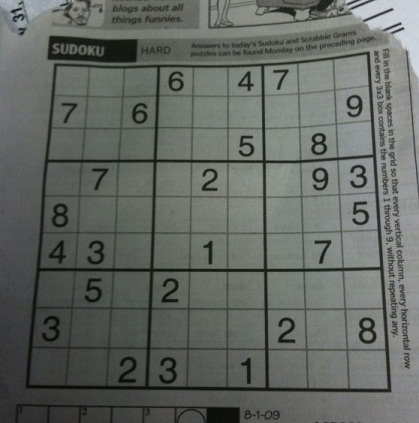
#> input picture Deteccao de linha/sudoku-original.jpg, 419 x 423 px, given in place of the camera
$ python lines_video_gray.py
#> lines starting #> are read from the running program, lines starting #| are printed output that depends on the picture; after the words box and inside, x2 and y2 are one past the last pixel; in counts of white or black regions, pixels touching at a corner belong together
import numpy as np
import cv2

cap = cv2.VideoCapture(0)

while(True):


    width = cap.get(3)  # float
    height = cap.get(4) # float


    # Capture frame-by-frame
    ret, frame = cap.read()
#> frame is the input picture: shape (423, 419, 3); mean B, G, R 98.9, 103.6, 99.4

    # filter colour range we want
    hsv = cv2.cvtColor(frame, cv2.COLOR_BGR2HSV)
#> hsv: shape (423, 419, 3); mean H, S, V 58.6, 17.2, 104
    gray = cv2.cvtColor(frame, cv2.COLOR_BGR2GRAY)

    low_gray = np.array([0])
    up_gray = np.array([100])
    mask = cv2.inRange(gray, low_gray, up_gray)
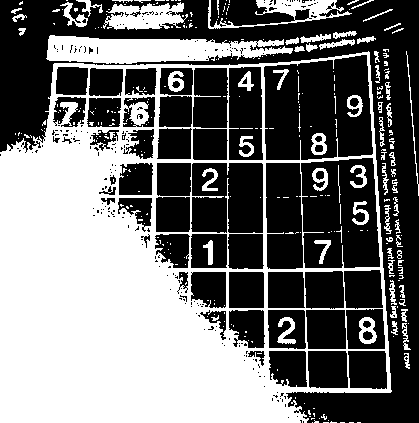
#> mask: shape (423, 419); 45.1% white; 303 white regions (226 under 20 px), largest, box (x1, y1, x2, y2) and area: (0, 51, 392, 423) 65753, (46, 35, 293, 64) 4760, (103, 2, 188, 30) 1520

    # Apply edge detection method on the image
    edges = cv2.Canny(mask,75,150)
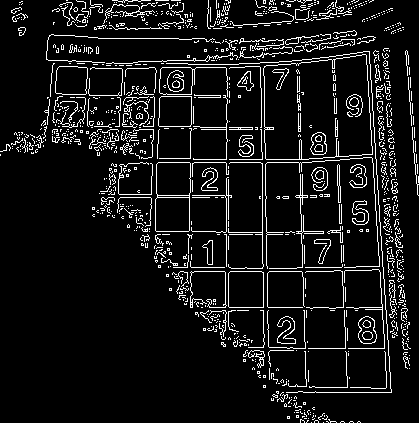
#> edges: shape (423, 419); 8.6% white in thin lines or dots

    # This returns an array of r and theta values
    lines = cv2.HoughLinesP(edges, 1, np.pi/180, 50, maxLineGap=80)
#> lines = 95 rows, first 6: [226, 321, 226, 0], [262, 6, 268, 361], [339, 156, 347, 392], [190, 307, 398, 307], [298, 1, 305, 418], [364, 4, 391, 392]

    # The below for loop runs till r and theta values
    # are in the range of the 2d array
    if lines is not None:
        for line in lines:
            x1, y1, x2, y2 = line[0]
            cv2.line(frame, (x1, y1), (x2, y2), (0, 255, 0), 3)
#> this loop made 95 passes
#> (x1, y1, x2, y2) on passes 1 to 12: (226, 321, 226, 0), (262, 6, 268, 361), (339, 156, 347, 392), (190, 307, 398, 307), (298, 1, 305, 418), (364, 4, 391, 392), (258, 7, 264, 387), (361, 3, 389, 392), (379, 13, 404, 361), (333, 2, 346, 392), (187, 301, 192, 13), (383, 11, 408, 363)
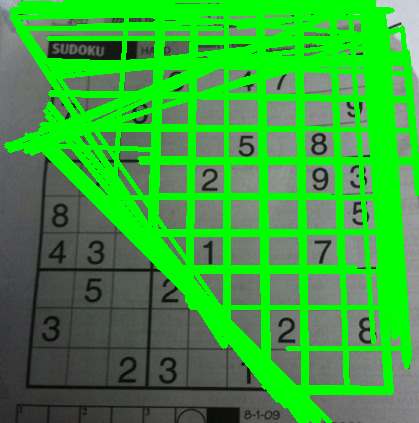
#> frame: shape (423, 419, 3); mean B, G, R 57.7, 162.1, 57.8


    #Teste a implementar como achar o contorno e centro de massa


    #Binariza a imagem
    ret,thresh = cv2.threshold(gray,127,255,0)
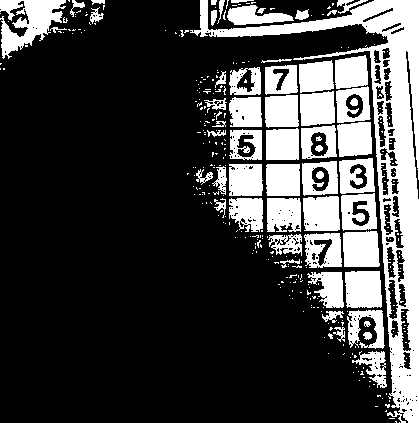
#> thresh: shape (423, 419); 25.6% white; 333 white regions (274 under 20 px), largest, box (x1, y1, x2, y2) and area: (190, 0, 419, 423) 14935, (0, 0, 66, 59) 2037, (345, 271, 382, 308) 1282


    M = cv2.moments(thresh)
#> M = moments, m00 11573940, centre m10/m00, m01/m00 = (318.6, 161.5)

    xmedio = int(M['m10']/M['m00'])
#> xmedio = 318
    ymedio = int(M['m01']/M['m00'])
#> ymedio = 161

    print("O x medio eh " + str(xmedio))
#| O x medio eh 318
    print("O y medio eh " + str(ymedio))
#| O y medio eh 161

    cv2.circle(frame, (xmedio, ymedio), 5, (255, 255, 255), -1)
#> frame: shape (423, 419, 3); 0.05% of pixels changed, all inside (x1, y1, x2, y2) = (313, 156, 324, 167)


    dist1x = (width/4 - xmedio)
#> dist1x = -213.2
    dist2x = (3*width/4 - xmedio)
#> dist2x = -3.75


    cv2.line(frame, (int(width/4), int(height/2)), (int(xmedio), int(height/2)), (255, 0, 0), 3)
    cv2.line(frame, (int(3*width/4), int(height/2)), (int(xmedio), int(height/2)), (255, 0, 0), 3)


    cv2.circle(frame,(int(width/4),int(height/2) ), 20, (0,0,255), -1)
    cv2.circle(frame,( int(3*width/4), int(height/2) ), 20, (0,0,255), -1)
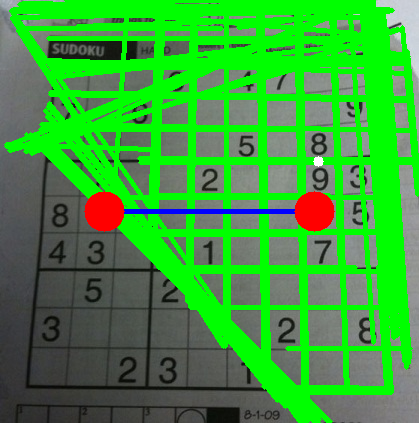
#> frame: shape (423, 419, 3); mean B, G, R 57.8, 158.7, 60.3


    print("A distancia em x1 eh " + str(dist1x) )
#| A distancia em x1 eh -213.25
    print("A distancia em x2 eh " + str(dist2x))
#| A distancia em x2 eh -3.75


    # Display the resulting frame
    cv2.imshow('mascara',mask)
    cv2.imshow('bordas',edges)
    cv2.imshow('gray',gray)
    cv2.imshow('imagem',frame)

    if cv2.waitKey(1) & 0xFF == ord('q'):
#> (key q is pressed here)
        break

# When everything done, release the capture
cap.release()
cv2.destroyAllWindows()

$ run again, on Deteccao de linha/index.jpeg
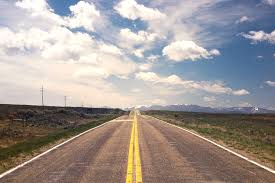
#> input picture Deteccao de linha/index.jpeg, 275 x 183 px, given in place of the camera
#> frame is the input picture: shape (183, 275, 3); mean B, G, R 150.2, 153.7, 161.6
#> hsv: shape (183, 275, 3); mean H, S, V 48.8, 56.8, 172.1
#> `mask = cv2.inRange(gray, low_gray, up_gray)`:
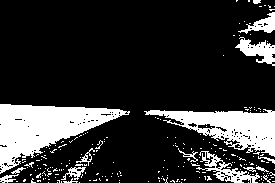
#> mask: shape (183, 275); 19.5% white; 216 white regions (198 under 20 px), largest, box (x1, y1, x2, y2) and area: (0, 104, 130, 174) 4253, (144, 109, 275, 157) 2908, (196, 151, 260, 183) 606
#> edges: shape (183, 275); 6.3% white in thin lines or dots
#> lines = 13 rows, first 6: [10, 104, 263, 113], [4, 179, 257, 174], [2, 168, 125, 113], [0, 166, 274, 180], [0, 180, 274, 175], [2, 165, 274, 156]
#> the loop `for line in lines:` made 13 passes
#> thresh: shape (183, 275); 60.1% white; 83 black regions (76 under 20 px), largest, box (x1, y1, x2, y2) and area: (0, 104, 131, 175) 4557, (209, 0, 275, 101) 4049, (140, 105, 275, 170) 3912
#> M = moments, m00 7706355, centre m10/m00, m01/m00 = (123.6, 69.41)
#> xmedio = 123
#> ymedio = 69
#| O x medio eh 123
#| O y medio eh 69
#> dist1x = -54.25
#> dist2x = 83.25
#> `cv2.circle(frame,( int(3*width/4), int(height/2) ), 20, (0,0,255), -1)`:
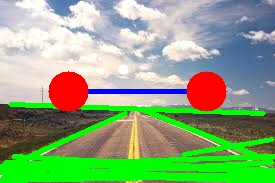
#> frame: shape (183, 275, 3); mean B, G, R 124.3, 168.2, 137.9
#| A distancia em x1 eh -54.25
#| A distancia em x2 eh 83.25
